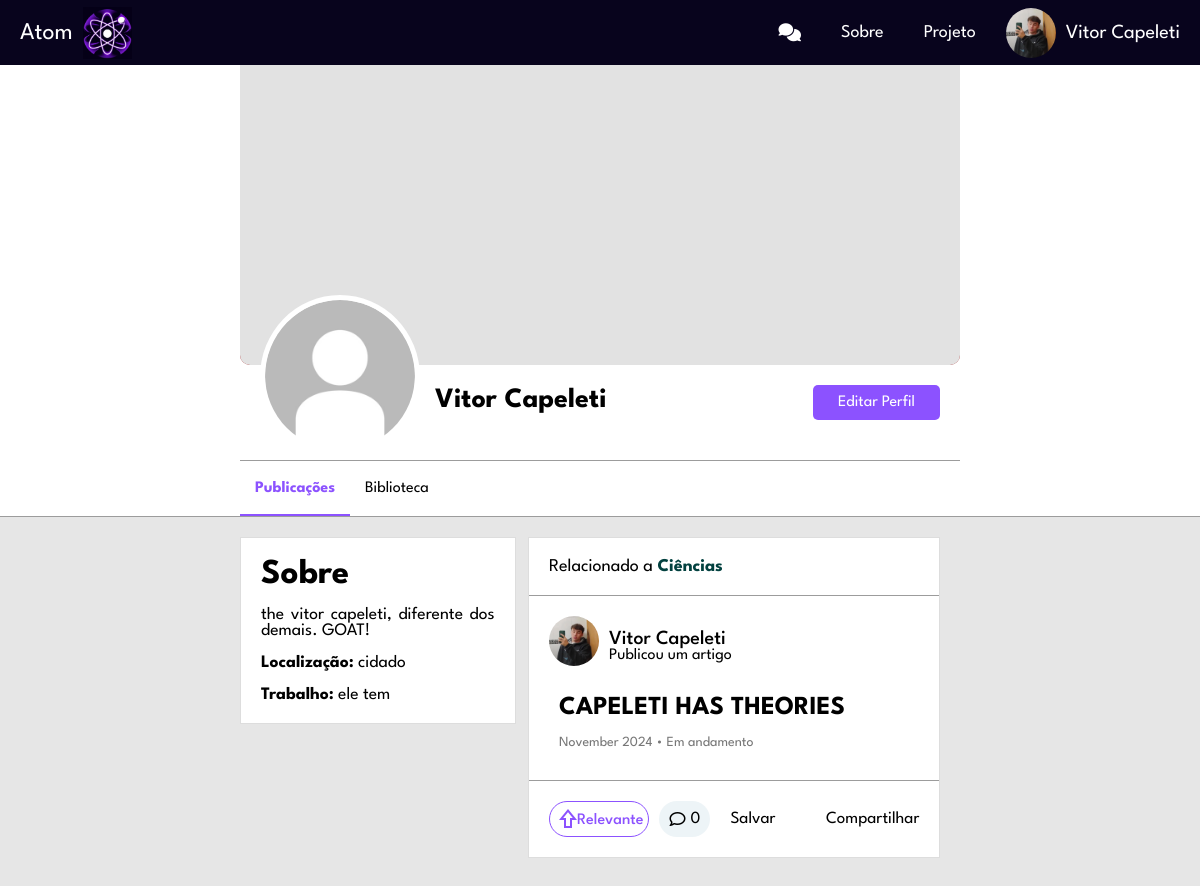
/view/perfil_pessoal.php?token=b2b5c0dbe70b0b48f777ab2c2622fb5c (signed in), run on the app's committed database.
### tables this page shows
CREATE TABLE `usuario` (
  `USU_INT_ID` int(11) NOT NULL,
  `USU_VAR_NAME` varchar(50) NOT NULL,
  `USU_VAR_EMAIL` varchar(100) NOT NULL,
  `USU_VAR_PASSWORD` varchar(255) NOT NULL,
  `USU_VAR_IMGPERFIL` varchar(255) DEFAULT NULL,
  `USU_VAR_IMGBACK` varchar(255) DEFAULT NULL,
  `USU_VAR_DESC` varchar(255) DEFAULT NULL,
  `USU_VAR_CIDADE` varchar(50) DEFAULT NULL,
  `USU_VAR_OCUPACAO` varchar(50) DEFAULT NULL
);

CREATE TABLE `artigo` (
  `ART_INT_ID` int(11) NOT NULL,
  `ART_VAR_TITULO` varchar(250) NOT NULL,
  `ART_VAR_DESCRICAO` varchar(2000) NOT NULL,
  `ART_VAR_CATEGORIA` varchar(50) NOT NULL,
  `ART_VAR_STATUS` varchar(12) NOT NULL,
  `ART_VAR_ARQUIVO` varchar(500) NOT NULL,
  `USU_INT_ID` int(11) NOT NULL,
  `ART_DAT_POSTAGEM` datetime DEFAULT current_timestamp()
);

### view/php/ObterOuCriarToken.php (called while the page is built)
<?php
function obterOuCriarToken($conection, $tipo, $id) {
    if ($tipo === 'usuario') {
        $tabela = 'tokens_usuario';
        $colunaId = 'USU_INT_ID';
        $colunaToken = 'TOK_USU_VAR_TOK';
    } elseif ($tipo === 'artigo') {
        $tabela = 'tokens_artigo';
        $colunaId = 'ART_INT_ID';
        $colunaToken = 'TOK_ART_VAR_TOK';
    } elseif ($tipo === 'conversa') {
        $tabela = 'tokens_conversa';
        $colunaId = 'CONV_INT_ID';
        $colunaToken = 'TOK_CON_VAR_TOK';
        } else {
        throw new Exception("Tipo de token inválido.");
    }
    $queryToken = "SELECT $colunaToken FROM $tabela WHERE $colunaId = $id";
    $resultToken = mysqli_query($conection, $queryToken);
    if ($resultToken && mysqli_num_rows($resultToken) > 0) {
        $tokenData = mysqli_fetch_assoc($resultToken);
        return $tokenData[$colunaToken];
    } else {
        $token = bin2hex(random_bytes(16));
        $queryInsertToken = "INSERT INTO $tabela ($colunaToken, $colunaId) VALUES ('$token', $id)";
        mysqli_query($conection, $queryInsertToken);
        return $token;
    }
}
?>

### view/perfil_pessoal.php (the view, shortened to what this page needs)
<?php
include('../view/php/listar_compartilhar.php');
?>
<!DOCTYPE html>
<html lang="pt-BR">
<head>
    <link rel="stylesheet" href="css/perfil.css">
    <link rel="stylesheet" href="css/home.css">
    <link rel="stylesheet" href="css/artigo.css">
    <link rel="stylesheet" href="https://cdnjs.cloudflare.com/ajax/libs/font-awesome/6.6.0/css/all.min.css" />
</head>
<body>
    <nav>
        <ul>
            <li><a class="atom" href="home.php">Atom<img src="../view/img/logo3.png" alt=""></a></li>
            <li><a class="topic" href="../view/chat.php"><i class="fa-solid fa-comments"></i></a></li>
            <li class="hideOnMobile"><a class="topic" href="../view/about.html">Sobre</a></li>
            <li class="hideOnMobile"><a class="topic" href="../view/project.html">Projeto</a></li>
            <li class="profile">
            <div id="profileDropdown" class="topic usuario">
                <div  id="profileDropdown" class="foto user-space">
                <?php   if (empty($_SESSION['ftperfil'])) {
                    $_SESSION['ftperfil'] = '../view/img/user.jpg';
                } echo '<img id="profileDropdown" src="' . $_SESSION['ftperfil'] . '" alt="">'; ?>
                </div>
               <?php echo $_SESSION['name'] ?>
            </div>
            </li>
        </ul>
    </nav>
         <div class="topo1">
            <div class="topo1-bloco">
               <?php require_once('../view/php/carregar_perfil_usuario_pessoal.php') ?>
            </div>
        </div>
        <div class="tela espaco" id="publicacoes" style="display: flex;">
    <div class="tela-coluna">
        <div class="lado-esquerdo1">
            <div class="bloco">
                <div class="sobre">
                    <h1>Sobre</h1>
                    <div class="biografia"><br>
                    <p><?php echo $desc; ?></p></div>
                    <br><div class="localizacao">
                    <p><strong>Localização:</strong> <?php echo $cidade; ?></p>
                    </div>
                    <br><div class="trabalho">
                    <p><strong>Trabalho:</strong> <?php echo $ocupacao; ?></p>
                    </div>
                </div>
            </div>
        </div>
        <div class="lado-direito1">
            <div class="lista1">
                <?php include ('php/carregar_artigos_perfil.php') ?>
            </div>
        </div>
    </div>
</div>
            </body>
</html>

### view/php/carregar_perfil_usuario_pessoal.php (shortened to what this page needs)
<?php
require_once('conection.php');
if (isset($_GET['token'])) {
    $token = $_GET['token'];
    $sqlToken = "SELECT USU_INT_ID FROM tokens_usuario WHERE TOK_USU_VAR_TOK = ?";
    $stmtToken = $conection->prepare($sqlToken);
    $stmtToken->bind_param('s', $token);
    $stmtToken->execute();
    $resultToken = $stmtToken->get_result();
    if ($resultToken->num_rows > 0) {
        $usuario = $resultToken->fetch_assoc();
        $PerfilId = $usuario['USU_INT_ID'];
        $sqlUsuario = "SELECT USU_VAR_NAME, USU_VAR_IMGPERFIL, USU_VAR_IMGBACK, USU_VAR_DESC, USU_VAR_CIDADE, USU_VAR_OCUPACAO
        FROM usuario
        WHERE USU_INT_ID = ?";
        $stsmtUsuario = $conection->prepare($sqlUsuario);
        $stsmtUsuario->bind_param('i', $PerfilId);
        $stsmtUsuario->execute();
        $resultUsuario = $stsmtUsuario->get_result();
        if ($resultUsuario->num_rows > 0) {
            $usuario = $resultUsuario->fetch_assoc();
            $nome = $usuario['USU_VAR_NAME'];
            $FotoPerfil = (!empty($usuario['USU_VAR_IMGPERFIL']) && file_exists($_SERVER['DOCUMENT_ROOT'] . '/' . $usuario['USU_VAR_IMGPERFIL']))
            ? $usuario['USU_VAR_IMGPERFIL']
            : '../view/img/user.jpg';
            $FotoBanner = (!empty($usuario['USU_VAR_IMGBACK']) && file_exists($_SERVER['DOCUMENT_ROOT'] . '/' . $usuario['USU_VAR_IMGBACK']))
            ? $usuario['USU_VAR_IMGBACK']
            : '../view/img/background-default.png';
            $desc = !empty($usuario['USU_VAR_DESC']) ? $usuario['USU_VAR_DESC'] : 'Sem descrição.';
            $cidade = !empty($usuario['USU_VAR_CIDADE']) ? $usuario['USU_VAR_CIDADE'] : 'Não especificado.';
            $ocupacao = !empty($usuario['USU_VAR_OCUPACAO']) ? $usuario['USU_VAR_OCUPACAO'] : 'Não especificado.';
                    echo '<div class="cover-photo">
                <img src="' . $FotoBanner . '" alt="Foto de Capa">
            </div>
            <div class="profile-info">
                <div class="profile-picture">
                    <img src="' . $FotoPerfil . '" alt="Foto de Perfil">
                </div>
                <div class="profile-name">
                    <h1>' . $nome . '</h1>
                    <div class="seguintes">';
                   echo '</div>
                </div>
                <div class="profile-actions">';
                        include_once('formEditarPerfil.php');
               echo '</div>
            </div>
            <div class="profile-navigation">
                <div class="opcao marcada" id="publicacoesBtn">Publicações</div>
                <div class="opcao selecionar" id="bibliotecaBtn">Biblioteca</div>
            </div>';
        } else {
            echo "Usuário não encontrado.";
        }
    } else {
        echo "Token inválido.";
    }
} else {
    echo "Parâmetros inválidos.";
    exit();
}
?>

### view/php/carregar_artigos_perfil.php (shortened to what this page needs)
<?php
require_once('conection.php');
$userId = $_SESSION['id'];
function carregarArtigos($conection, $userId, $PerfilId) {
    $query = "SELECT a.ART_VAR_TITULO, a.ART_VAR_DESCRICAO, a.ART_VAR_CATEGORIA, a.ART_VAR_STATUS, a.ART_DAT_POSTAGEM,
                     u.USU_VAR_NAME, u.USU_VAR_IMGPERFIL, a.USU_INT_ID, a.ART_INT_ID,
                     (SELECT COUNT(*) FROM comentario WHERE ART_INT_ID = a.ART_INT_ID) AS num_comentarios,
                     (SELECT COUNT(*) FROM upvote WHERE UP_ART_INT_ID = a.ART_INT_ID) AS num_likes,
                     (SELECT COUNT(*) FROM upvote WHERE UP_USU_INT_ID = $userId AND UP_ART_INT_ID = a.ART_INT_ID) AS user_liked,
                     (SELECT COUNT(*) FROM salvar WHERE USU_INT_ID = $userId AND ART_INT_ID = a.ART_INT_ID) AS user_saved
              FROM artigo a
              JOIN usuario u ON a.USU_INT_ID = u.USU_INT_ID
          WHERE a.USU_INT_ID = $PerfilId
          ORDER BY a.ART_DAT_POSTAGEM DESC";
    $resultado = mysqli_query($conection, $query);
    if ($resultado && mysqli_num_rows($resultado) > 0) {
        while ($artigo = mysqli_fetch_assoc($resultado)) {
            $titulo = $artigo['ART_VAR_TITULO'];
            $categoria = $artigo['ART_VAR_CATEGORIA'];
            $status = $artigo['ART_VAR_STATUS'];
            $dataPostagem = $artigo['ART_DAT_POSTAGEM'];
            $nomeUsuario = $artigo['USU_VAR_NAME'];
            $idUsuario = $artigo['USU_INT_ID'];
            $idArtigo = $artigo['ART_INT_ID'];
            $numComentarios = $artigo['num_comentarios'];
            $numLikes = $artigo['num_likes'];
            $userLiked = $artigo['user_liked'];
            $userSaved = $artigo['user_saved'];
            require_once('ObterOuCriarToken.php');
            $tokenUser = obterOuCriarToken($conection, 'usuario', $idUsuario);
            $tokenArtigo = obterOuCriarToken($conection, 'artigo', $idArtigo);
            $fotoPerfil = $artigo['USU_VAR_IMGPERFIL'];
            $dataFormatada = strftime('%B %Y', strtotime($dataPostagem));
            $dataFormatada = ucfirst($dataFormatada);
            $likeButtonClass = $userLiked > 0 ? 'liked' : '';
            $likeButtonText = $userLiked > 0 ? "$numLikes" : "Relevante";
            $saveButtonText = $userSaved > 0 ? 'Em biblioteca' : 'Salvar';
            $saveButtonClass = $userSaved > 0 ? 'saved' : '';
            echo "
    <div class='bloco'>
        <div class='bloco-top'>
            <p>Relacionado a <strong>$categoria</strong></p>
        </div>
        <div class='bloco-mid'>
            <div class='cabecalho'>
                <a href='perfil.php?token=$tokenUser'>
                    <div class='foto1 user'>
                        <img src='$fotoPerfil' alt='Foto de perfil' class='user-photo'>
                    </div>
                </a>
                <div class='profile-artigo'>
                    <a href='perfil.php?token=$tokenUser'>
                        <div class='nome'>$nomeUsuario</div>
                    </a>
                    <p>Publicou um artigo</p>
                </div>
            </div>
            <div class='conteudo'>
                 <a href='artigo.php?token=$tokenArtigo'>$titulo</a>
                <br><br>
                <span>$dataFormatada &#8226; $status</span>
            </div>
        </div>
        <div class='bloco-bot'>
            <div class='rodape'>
                <div class='rod'>
                    <button class='relevante $likeButtonClass' onclick='toggleLike(this, $idArtigo)' data-article-id='$idArtigo'>
                        <span class='material-symbols-outlined like-icon'>shift</span>
                        <span class='like-count'>$likeButtonText</span>
                    </button>
                    <button id='goToComments' class='comentarios' onclick=\"window.location.href='artigo.php?token=$tokenArtigo#comments';\">
                        <i class='fa-regular fa-comment'></i>$numComentarios
                    </button>
                    <button class='botoes Salvar $saveButtonClass' data-artigo-id='$idArtigo'>$saveButtonText</button>
                </div>
                <div class='ape'>
                    <button class='openCompartilhar botoes' data-token-artigo='$tokenArtigo'>Compartilhar</button>
                </div>
            </div>
        </div>
    </div>";
        }
    } else {
        echo "<div class='bloco'><h1 style=' padding: 20px;'>Este usuário não possui artigos publicados.</h1></div>";
    }
}
carregarArtigos($conection, $userId, $PerfilId);
?>

### view/css/perfil.css (style rules this page uses)
.topo1 { width: 100%; background-color: #fff; justify-content: center; display: flex; border-bottom: 1px solid rgb(156, 156, 156); }
.topo1-bloco { width: 60%; }
.cover-photo { width: 100%; height: 300px; background-color: #a11c1c; border-bottom-left-radius: 10px; border-bottom-right-radius: 10px; }
.cover-photo img { width: 100%; height: 300px; background-color: #e2e2e2; border-bottom-left-radius: 10px; border-bottom-right-radius: 10px; object-fit: cover; display: none; }
.cover-photo img[src] { display: block; }
.profile-info { display: flex; align-items: center; padding: 15px; background-color: white; position: relative; margin-bottom: 20px; }
.profile-picture { position: absolute; top: -70px; left: 20px; border-radius: 50%; overflow: hidden; border: 5px solid white; background-color: #fff; }
.profile-picture img { width: 150px; height: 150px; object-fit: cover; border-radius: 50%; }
.profile-name { margin-left: 180px; }
.profile-name h1 { font-size: 28px; margin-bottom: 5px; }
.profile-actions { margin-left: auto; }
.profile-navigation { background-color: white; border-top: 1px solid rgb(156, 156, 156); display: flex; padding: 5px 0 5px 0; }
.opcao { padding: 15px; font-size: 16px; }
.marcada { padding: 15px; font-size: 16px; color: #8c52ff; font-weight: bold; border-bottom: 2px solid #8c52ff; margin-bottom: -5px; }
.sobre { padding: 20px; font-size: 17.5px; box-sizing: border-box; }
.biografia { text-align: justify; box-sizing: border-box; word-wrap: break-word; overflow-wrap: break-word; }
.tela-coluna { width: 60%; display: flex; }
.lado-esquerdo1 { width: 40%; }
.lado-direito1 { width: 60%; }
.lista1 { display: flex; flex-direction: column; }
.espaco { margin-top: 20px; display: flex; justify-content: center; }

### view/css/artigo.css (style rules this page uses)
html { scroll-behavior: smooth; }

### data on the page
usuario: USU_VAR_NAME "Vitor Capeleti", USU_VAR_DESC "the vitor capeleti, diferente dos demais. GOAT!", USU_VAR_CIDADE "cidado", USU_VAR_OCUPACAO "ele tem"
artigo: ART_VAR_CATEGORIA "Ciências", USU_INT_ID.USU_VAR_IMGPERFIL (picture), USU_INT_ID.USU_VAR_NAME "Vitor Capeleti", ART_VAR_TITULO "CAPELETI HAS THEORIES", ART_DAT_POSTAGEM "November 2024", ART_VAR_STATUS "Em andamento", likeButtonText "Relevante", numComentarios "0", saveButtonText "Salvar"

### other printed values
$_SESSION['name'] "Vitor Capeleti"
